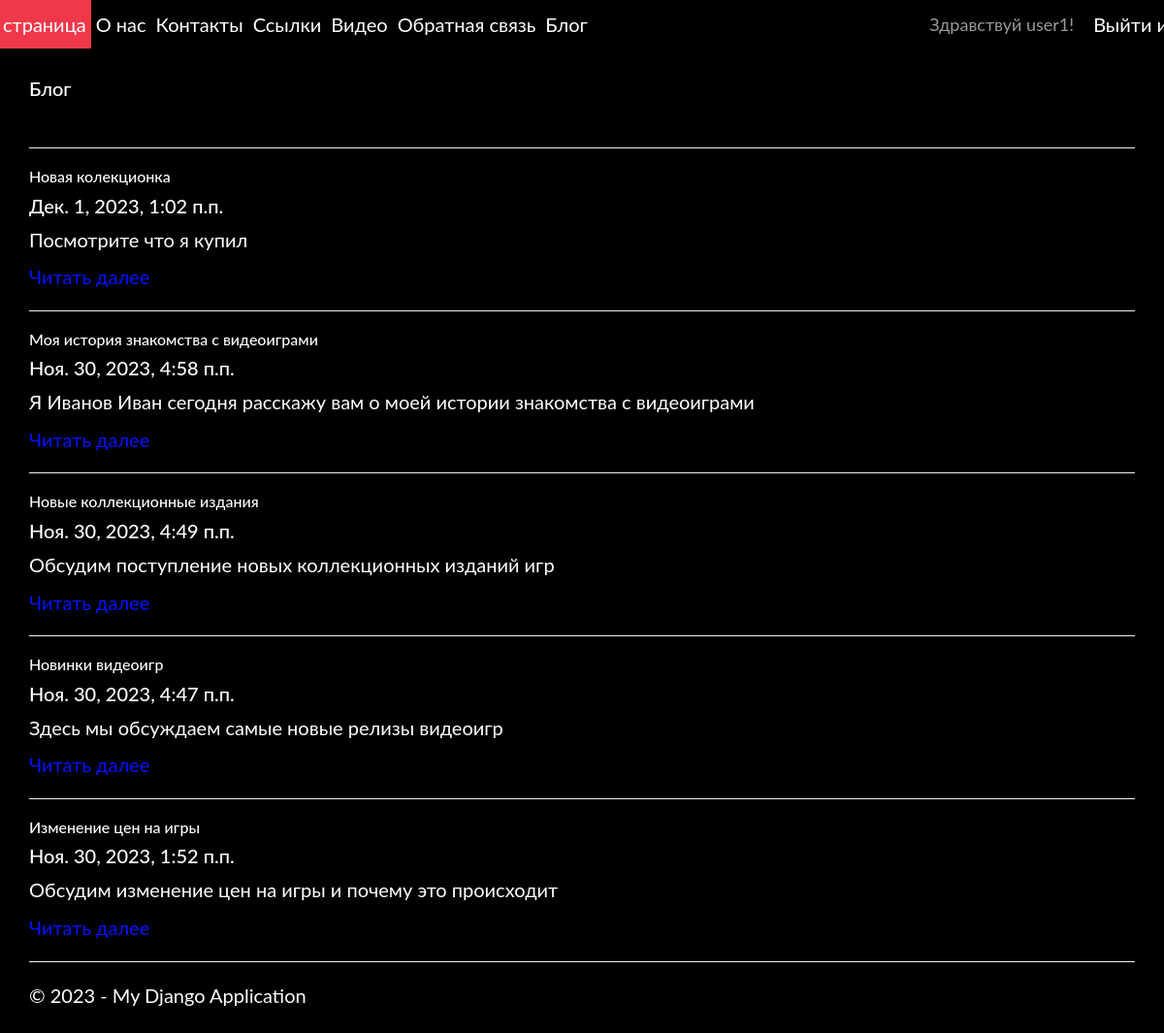
Screenshot of /blog/ (signed in) with the database file from the repository.
### app/models.py (models this page shows, shortened)
class Blog(models.Model):
    title = models.CharField(max_length = 100, unique_for_date = "posted", verbose_name = "Заголовок")
    description = models.TextField(verbose_name = "Краткое содержание")
    content = models.TextField(verbose_name = "Полное содержание")
    posted = models.DateTimeField(default = datetime.now(), db_index = True, verbose_name = "Опубликована")
    author = models.ForeignKey(User, null=True, blank=True, on_delete = models.SET_NULL, verbose_name = "Автор")
    image = models.FileField(default = 'temp.jpg', verbose_name = "Путь к картинке")
    class Meta:
        db_table = "Posts" # имя таблицы для модели
        ordering = ["-posted"] # порядок сортировки данных в модели ("-" означает по убыванию)
        verbose_name = "статья блога" # имя, под которым модель будет отображаться в административном разделе (для одной статьи блога)
        verbose_name_plural = "статьи блога" # тоже для всех статей блога

### app/views.py (the view)
# urls.py: path('blog/', views.blog, name='blog'),
def blog(request):
    assert isinstance(request, HttpRequest)
    posts = Blog.objects.all() # запрос на выбор всех статей блога из модели
    return render(
    request,
    'app/blog.html',
    {
    'title':'Блог',
    'posts': posts, # передача списка статей в шаблон веб-страницы
    'year':datetime.now().year,
    }
)

### app/templates/app/blog.html (shortened to what this page needs)
<!DOCTYPE html>
<html lang="en" xmlns="http://www.w3.org/1999/xhtml">
<head>
</head>
<body>
    {% extends "app/layout.html" %}
    {% block content %}
    <h4>{{ title }}</h4> <br />
    {% for post in posts %}
    <hr/>
    <div class="">
        <h2> {{post.title}} </h2>
        <h4> {{post.posted}} </h4>
        <p> {{post.description}} </p>
        <p><a href="{% url 'blogpost' parametr=post.id %}"> Читать далее </a> </p>
    </div>
{% endfor %}
{% endblock %}

### app/templates/app/loginpartial.html (shortened to what this page needs)
﻿{% if user.is_authenticated %}
<form id="logoutForm" action="/logout/" method="post" class="navbar-right">
    <ul class="nav navbar-nav navbar-right">
        <li><span class="navbar-brand">Здравствуй {{ user.username }}!</span></li>
        <li><a href="javascript:document.getElementById('logoutForm').submit()">Выйти из аккаунта</a></li>
    </ul>
</form>
{% else %}
<ul class="nav navbar-nav navbar-right">
    <li><a href="{% url 'login' %}">Войти в аккаунт</a></li>
</ul>
{% endif %}

### app/static/app/content/site.css (style rules this page uses)
body { padding-top: 50px; padding-bottom: 20px; background-color: #000000; }
.navbar-inverse .navbar-nav > li > a { padding-right: 5px; padding-left: 5px; color: #ffffff; font-family:Lato; font-size: 20px; }
h2 { color: #ffffff; font-family: Lato; font-size: 16px; }
h4 { color: #ffffff; font-family: Lato; font-size: 20px; }
p { color: #ffffff; font-family: Lato; font-size: 20px; }
a { color: #0713ff; font-family: Lato; font-size: 20px; }
span { color: #ffffff; font-family: Lato; font-size: 20px; }
li { color: #f8cece; font-family: Lato; font-size: 20px; }

### rows the page displays
Blog: title "Новая колекционка", posted "Дек. 1, 2023, 1:02 п.п.", description "Посмотрите что я купил"
Blog: title "Моя история знакомства с видеоиграми", posted "Ноя. 30, 2023, 4:58 п.п.", description "Я Иванов Иван сегодня расскажу вам о моей истории знакомства с видеоиграми"
Blog: title "Новые коллекционные издания", posted "Ноя. 30, 2023, 4:49 п.п.", description "Обсудим поступление новых коллекционных изданий игр"
Blog: title "Новинки видеоигр", posted "Ноя. 30, 2023, 4:47 п.п.", description "Здесь мы обсуждаем самые новые релизы видеоигр"
Blog: title "Изменение цен на игры", posted "Ноя. 30, 2023, 1:52 п.п.", description "Обсудим изменение цен на игры и почему это происходит"

### other values shown
{{ user.username }} "user1"
{{ title }} "Блог"
